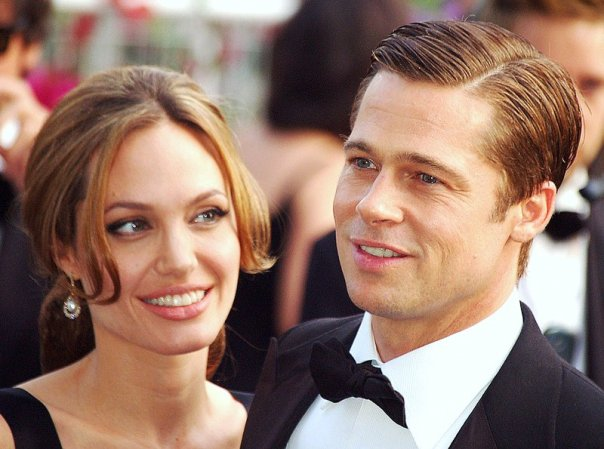
#> input picture Day2/2_4/ajbp.jpg, 604 x 449 px
$ python 'wks2_4 - Li Ming.py'
#> lines starting #> are read from the running program, lines starting #| are printed output that depends on the picture; after the words box and inside, x2 and y2 are one past the last pixel; in counts of white or black regions, pixels touching at a corner belong together
#!/usr/bin/env python3
# -*- coding: utf-8 -*-
#
#
# Workshop 2.4
# ------------

import cv2
import numpy as np
import matplotlib.pyplot as plt
import os

os.chdir("/Users/liming/projects/vision/Day2/2_4")

def cv2plt(img):
    plt.axis('off')
    if np.size(img.shape) == 3:
        plt.imshow(cv2.cvtColor(img,cv2.COLOR_BGR2RGB))
    else:
        plt.imshow(img,cmap='gray',vmin=0,vmax=255)
    plt.show()


# a. Read in the image 'ajbp.jpg'. Name the array as 'ajbp'
#
ajbp = cv2.imread('ajbp.jpg')
#> ajbp is the input picture: shape (449, 604, 3); mean B, G, R 105.5, 118.7, 148.7
cv2plt(ajbp)


##########


# b. Write a function that can detect faces, eyes and smiles with the below signature:
#
#       def faceDetection(img,scaleFct=1.3,faceNbr=5,eyeNbr=None,smileNbr=None):
#
#           .....
#
#           return [img,faces,eyes,smiles]
#
#
#    The above function by default detect faces in an image.
#    faceNbr, eyeNbr, smileNbr denote the minNeighbors for face, eye, and smile
#    respectively. When no value is specified for eyeNbr or smileNbr, no detection
#    will be done for eye or smile.

#    The returned 'img' shows the detected faces, eyes or smiles.
#    See 'wks2_4_c.jpg' for example.

#    The returned 'faces', 'eyes', 'smiles' contain the x, y, w, h
#    of each identified boxes

#    The colour of the box for faces: (255,255,255)
#    The colour of the box for eyes: (191,191,191)
#    The colour of the box for smiles: (127,127,127)
#    The line thickness is 2 for all types of boxes

def faceDetection(img,scaleFct=1.3,faceNbr=5,eyeNbr=None,smileNbr=None):
#> called with scaleFct = 1.3, faceNbr = 5, eyeNbr = 20, smileNbr = 30
    img = ajbp
    img_copy = img.copy()
    img_g= cv2.cvtColor(img,cv2.COLOR_BGR2GRAY)
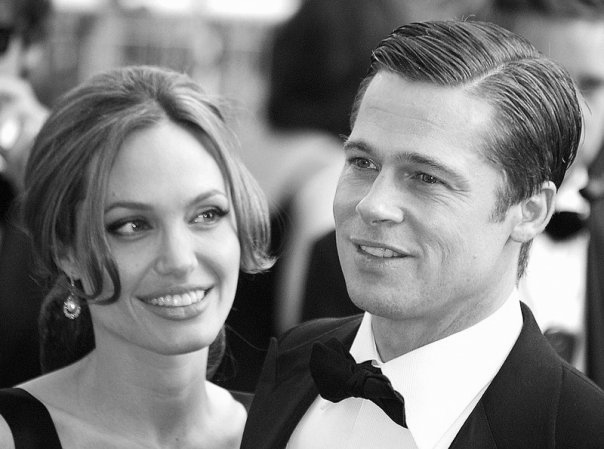
#> img_g: shape (449, 604); min 2, max 255, mean 126.2

    fce_model = cv2.CascadeClassifier('haarcascade_frontalface_default.xml')
    eye_model = cv2.CascadeClassifier('haarcascade_eye.xml')
    smile_model = cv2.CascadeClassifier('haarcascade_smile.xml')
    faces = fce_model.detectMultiScale(img_g,
                               scaleFactor=scaleFct,
                               minNeighbors=faceNbr)
#> faces = [[78, 148, 192, 192], [297, 100, 203, 203]]

    all_eyes = list()
    all_smiles = list()

    for (x,y,w,h) in faces:
        cv2.rectangle(img_copy,
                      (x, y),
                      (x+w, y+h),
                      (255,255,255), 2)

        face_img_copy = img_copy[y:y+h,x:x+w]
        face_img_g = img_g[y:y+h,x:x+w]

        if eyeNbr is not None:
            eyes = eye_model.detectMultiScale(face_img_g,
                                          scaleFactor=scaleFct,
                                          minNeighbors=eyeNbr)
            for (px,py,pw,ph) in eyes:
                cv2.rectangle(face_img_copy,(px,py),(px+pw,py+ph),(191,191,191),2)
            all_eyes = eyes


        if smileNbr is not None:
            smiles = smile_model.detectMultiScale(face_img_g,
                                          scaleFactor=scaleFct,
                                          minNeighbors=smileNbr)
            for (px,py,pw,ph) in smiles:
                cv2.rectangle(face_img_copy,(px,py),(px+pw,py+ph),(127,127,127),2)
            all_smiles = smiles
#> this loop made 2 passes
#> (x, y, w, h, all_eyes, all_smiles) on passes 1 to 2: (78, 148, 192, 192, [[104, 44, 48, 48], [26, 52, 51, 51]], [[48, 127, 103, 51]]), (297, 100, 203, 203, [[39, 40, 51, 51], [103, 56, 48, 48]], [[54, 137, 74, 37]])
#> pass 1, in faceDetection, `face_img_copy = img_copy[y:y+h,x:x+w]`:
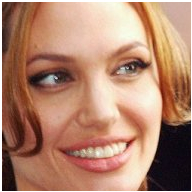
#> face_img_copy: shape (192, 192, 3); mean B, G, R 110.7, 133.4, 178.1
#> pass 1, in faceDetection, `face_img_g = img_g[y:y+h,x:x+w]`:
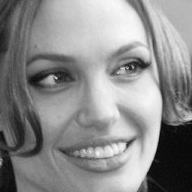
#> face_img_g: shape (192, 192); min 3, max 251, mean 139.7
#> pass 2, in faceDetection, `face_img_copy = img_copy[y:y+h,x:x+w]`:
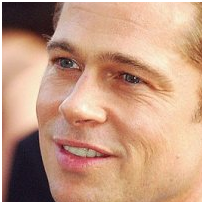
#> face_img_copy: shape (203, 203, 3); mean B, G, R 131, 155.5, 197.6
#> pass 2, in faceDetection, `face_img_g = img_g[y:y+h,x:x+w]`:
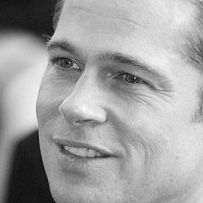
#> face_img_g: shape (203, 203); min 12, max 250, mean 161.9
#> after the loop:
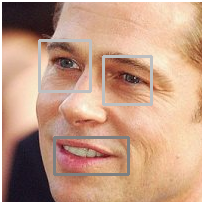
#> face_img_copy: shape (203, 203, 3); 4.47% of pixels changed, all inside (x1, y1, x2, y2) = (38, 39, 153, 176)
#> after the loop:
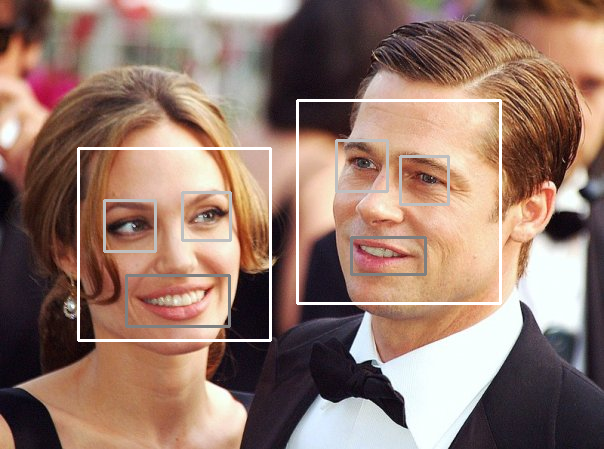
#> img_copy: shape (449, 604, 3); 3.2% of pixels changed, all inside (x1, y1, x2, y2) = (77, 99, 502, 342)

    return [img_copy,faces,all_eyes,all_smiles]
##########


# c. Perform the detection of faces, eyes and faces on
#    ajbp.jpg

cv2plt(faceDetection(ajbp, eyeNbr=20, smileNbr=30)[0])
